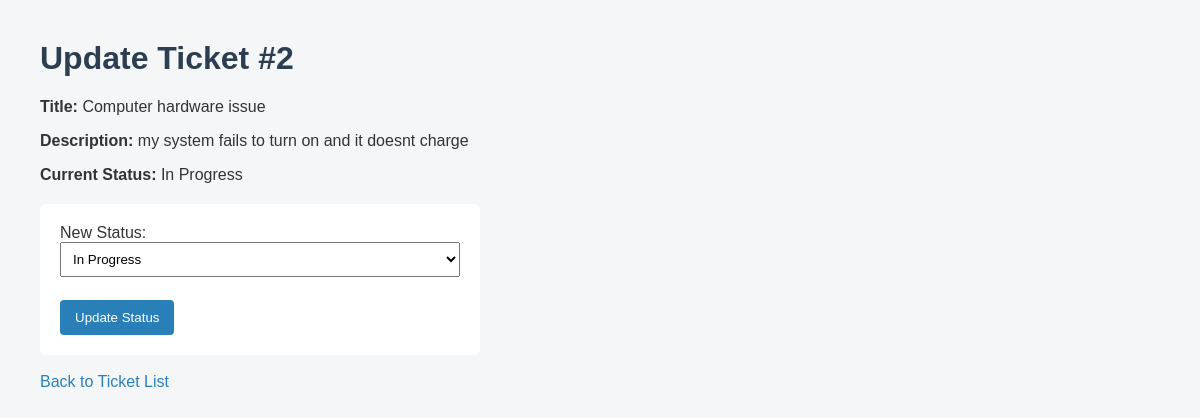
Screenshot of /update/2 with the database file from the repository.
### tables this page shows
CREATE TABLE tickets (
            id INTEGER PRIMARY KEY AUTOINCREMENT,
            user_name TEXT NOT NULL,
            title TEXT NOT NULL,
            description TEXT NOT NULL,
            category TEXT NOT NULL,
            priority TEXT NOT NULL,
            status TEXT NOT NULL DEFAULT 'Pending',
            date_created TEXT NOT NULL
        );

### app.py (the view, shortened to what this page needs)
@app.route("/update/<int:ticket_id>", methods=["GET", "POST"])
def update(ticket_id):
    connection = get_db_connection()
    ticket = connection.execute("SELECT * FROM tickets WHERE id = ?", (ticket_id,)).fetchone()
    connection.close()
    return render_template("update.html", ticket=ticket)

### app.py (called while the page is built)
def get_db_connection():
    connection = sqlite3.connect("tickets.db")
    connection.row_factory = sqlite3.Row
    return connection

### templates/update.html (shortened to what this page needs)
<!DOCTYPE html>
<html>
<head>
    <link rel="stylesheet" href="{{ url_for('static', filename='style.css') }}">
</head>
<body>
    <h1>Update Ticket #{{ ticket['id'] }}</h1>
    <p><strong>Title:</strong> {{ ticket['title'] }}</p>
    <p><strong>Description:</strong> {{ ticket['description'] }}</p>
    <p><strong>Current Status:</strong> {{ ticket['status'] }}</p>
    <form method="POST">
        <label>New Status:</label><br>
        <select name="status">
            <option value="In Progress" {% if ticket['status'] == 'In Progress' %}selected{% endif %}>In Progress</option>
        </select><br><br>
        <button type="submit">Update Status</button>
    </form>
    <br>
    <a href="{{ url_for('index') }}">Back to Ticket List</a>
</body>
</html>

### static/style.css (style rules this page uses)
body { font-family: Arial, sans-serif; background-color: #f4f6f8; color: #333; margin: 40px; }
h1 { color: #2c3e50; }
a { color: #2980b9; text-decoration: none; }
form { background-color: white; padding: 20px; border-radius: 6px; max-width: 400px; margin-top: 20px; }
input, select, textarea { width: 100%; padding: 8px; margin-bottom: 5px; box-sizing: border-box; }
button { background-color: #2980b9; color: white; padding: 10px 15px; border: none; border-radius: 4px; cursor: pointer; }

### rows the page displays
tickets: id "2", title "Computer hardware issue", description "my system fails to turn on and it doesnt charge", status "In Progress"
